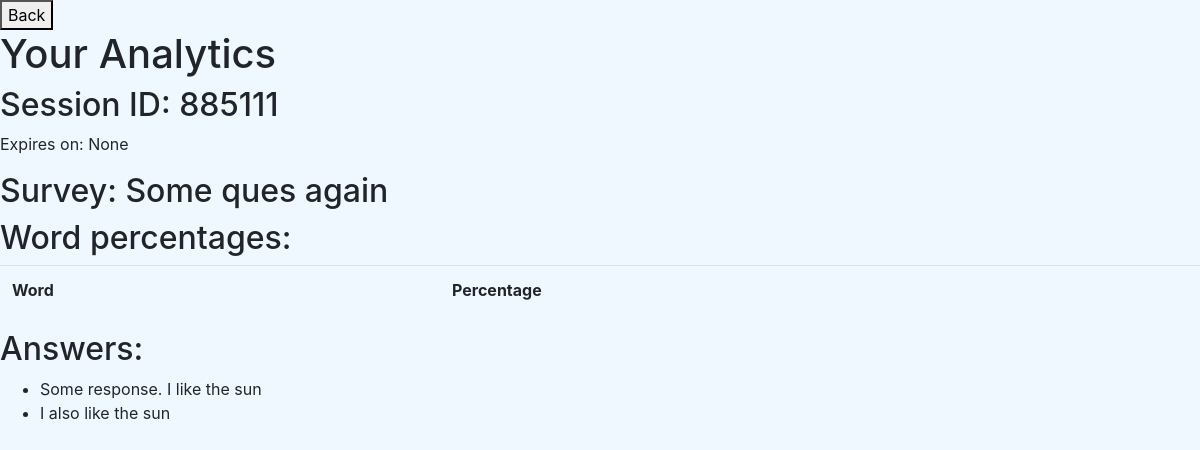
Screenshot of /analytics/885111 with the database file from the repository.
### surveysite/models.py (models this page shows, shortened)
class Survey(models.Model):
    unique_id = models.CharField(max_length=6, null=True)
    user = models.ForeignKey(User, on_delete=models.CASCADE, null=True)
    survey_question = models.TextField(null=True)
    created_at = models.DateTimeField(auto_now_add=True, null=True)
    expiry_date = models.DateTimeField(null=True)
    class Meta:
        ordering = ('unique_id',)

class Response(models.Model):
    question = models.ForeignKey(Survey, on_delete=models.CASCADE, null=True, related_name="answers")
    answer = models.TextField(null=True)

### surveysite/views.py (the view)
# urls.py: path('analytics/<str:session>', views.analytics, name="analytics"),
def analytics(request, session):
    lemmatizer = WordNetLemmatizer()
    survey = models.Survey.objects.get(unique_id=session)
    expiry_date = survey.expiry_date
    question = survey.survey_question
    answers = survey.answers.all()
    word_list_unprocessed = []
    word_list_processed = []
    vocabs = []
    punctuations = [",",".","?","!","(",")","-","+","=","/"]
    for answer in answers:
        word_list_unprocessed.extend(nltk.tokenize.word_tokenize(answer.answer))
    for word in word_list_unprocessed:
        if word not in punctuations:
            word_list_processed.append(lemmatizer.lemmatize(word.lower()))
    vocabs = sorted(list(set(word_list_processed)))
    analysis_dict = {}
    for vocab in vocabs:
        count = 0
        for word in word_list_processed:
            if word == vocab:
                count += 1
        analysis_dict[vocab] = str(round(count / len(word_list_processed) * 100, 2)) + "%"
    return render(request, "surveysite/analytics.html", {
        "session": session,
        "question": question,
        "answers": answers,
        "dictionary": analysis_dict,
        "expiry": expiry_date
    })

### surveysite/templates/surveysite/analytics.html (shortened to what this page needs)
{% extends 'surveysite/layout.html' %}
{% block body %}
<form action="{% url 'index' %}">
    <button>Back</button>
</form>
<h1>Your Analytics</h1>
<h2>Session ID: {{session}}</h2>
<p>Expires on: {{expiry}}</p>
<h2>Survey: {{question}}</h2>
<h2>Word percentages:</h2>
<table class="table">
    <tr>
        <th>Word</th>
        <th>Percentage</th>
    </tr>
</table>
<h2>Answers: </h2>
<ul>
    {% for answer in answers %}
    <li>{{answer.answer}}</li>
    {% endfor %}
</ul>
{% endblock %}

### surveysite/static/css/style.css (style rules this page uses)
body { background-color: aliceblue }

### rows the page displays
Survey: survey_question "Some ques again"
Response: answer "Some response. I like the sun"
Response: answer "I also like the sun"

### other values shown
{{ session }} "885111"
{{ expiry }} "None"
